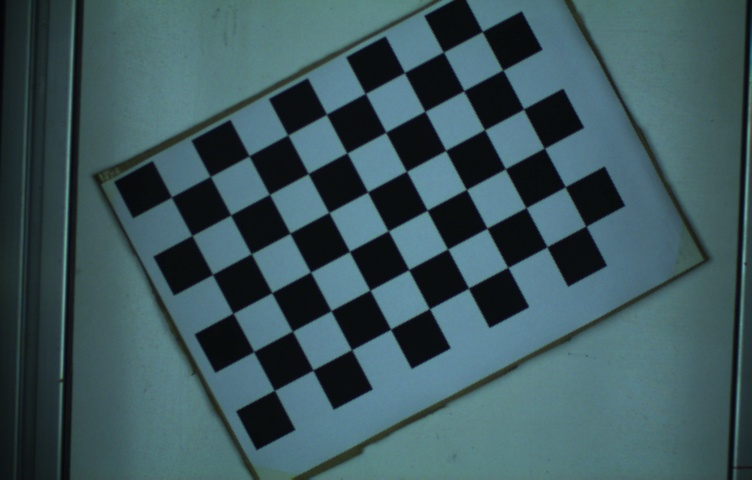
#> input picture sqare/25.jpg, 752 x 480 px, found by its file name
$ python measure_it.py   (Python 2 division)   (older library calls are emulated)
#> lines starting #> are read from the running program, lines starting #| are printed output that depends on the picture
### source/camera_measure.py
#!/usr/bin/env python
# -*- coding:utf-8 -*-

import cv2
import json
import math
import numpy as np

class measure(object):
    def __init__(self, caminfo):
        self._camera_info_file = caminfo

        self._cameraMatrix = 0
        self._cameraDist = 0
        self._pixel2mm = 0
        self._mapX = 0
        self._mapY = 0


    def loadCamInfo(self):
        '''
        cameraMatrix
            f_x 0  c_x
            0  f_y c_y
            0   0   1

        distCoeffs
            k1, k2, p1, p2, k3

        rate
        '''
        print 'loading camera info from %s...'%self._camera_info_file
        self._cameraMatrix = np.zeros((3,3), dtype=np.float64)
        self._cameraDist = np.zeros((1,5), dtype=np.float64)
        with open(self._camera_info_file, 'r') as f:
            jsData = json.load(f)
            self._cameraMatrix[0][0] = jsData[0]['f_x']
            self._cameraMatrix[0][2] = jsData[0]['c_x']
            self._cameraMatrix[1][1] = jsData[0]['f_y']
            self._cameraMatrix[1][2] = jsData[0]['c_y']
            self._cameraMatrix[2][2] = 1.0

            self._cameraDist[0][0] = jsData[1]['k1']
            self._cameraDist[0][1] = jsData[1]['k2']
            self._cameraDist[0][2] = jsData[1]['p1']
            self._cameraDist[0][3] = jsData[1]['p2']
            self._cameraDist[0][4] = jsData[1]['k3']

            self._pixel2mm = jsData[2]['pixel2mm']
        print '    done!'


    def generateMap(self, remap_size):
        self._mapX, self._mapY = cv2.initUndistortRectifyMap(self._cameraMatrix, \
                                                             self._cameraDist, \
                                                             None, \
                                                             None, \
                                                             remap_size, \
                                                             cv2.CV_32FC1)


    def remapImage(self, image):
        remapedImage = cv2.remap(image, self._mapX, self._mapY, cv2.INTER_LINEAR)
        return remapedImage


    def measure_line(self, p1, p2):
        npPoints = np.zeros((2,1,2), dtype=np.float32)
        remapedPoints = np.zeros((2,1,2), dtype=np.float32)
        npPoints[0][0] = p1
        npPoints[1][0] = p2
        # remap points
        cv2.cv.UndistortPoints(cv2.cv.fromarray(npPoints), \
                               cv2.cv.fromarray(remapedPoints), \
                               cv2.cv.fromarray(self._cameraMatrix), \
                               cv2.cv.fromarray(self._cameraDist), \
                               P=cv2.cv.fromarray(self._cameraMatrix))
        distance = math.sqrt(math.pow(remapedPoints[0][0][0]-remapedPoints[1][0][0],2) + \
                             math.pow(remapedPoints[0][0][1]-remapedPoints[1][0][1],2))
        return distance*self._pixel2mm

'''
def main():
    baseDir = 'C:/Users/yayo/Desktop/calibrate'
    caminfo = baseDir + '/sqare_caminfo.json'

    imageFile = baseDir + '/sqare/25.jpg'
    image = cv2.imread(imageFile)

    remap_size = (image.shape[1]*2, image.shape[0]*2)
    me = measure(caminfo)
    me.loadCamInfo()
    me.generateMap(remap_size)
    remaped = me.remapImage(image)

    dist = me.measure_line((310,272), (526,207))
    print 'distance: %.4f mm'%dist

    cv2.imshow('source', image)
    cv2.imshow('remaped', remaped)
    cv2.waitKey(0)


if __name__ == '__main__':
    main()
'''

### measure_it.py
#!/usr/bin/env python
# -*- coding:utf-8 -*-

import cv2
from camera_measure import measure

baseDir = 'C:/Users/yayo/Desktop/calibrate'
caminfo = baseDir + '/sqare_caminfo.json'

# test
imageFile = baseDir + '/sqare/25.jpg'
image = cv2.imread(imageFile)
#> image is the input picture: shape (480, 752, 3); mean B, G, R 92.6, 87, 60.9

remap_size = (image.shape[1]*2, image.shape[0]*2)
#> remap_size = (1504, 960)
me = measure(caminfo)
me.loadCamInfo()
#> (reads sqare_caminfo.json from the repository)
me.generateMap(remap_size)
remaped = me.remapImage(image)
#> in remapImage, `remapedImage = cv2.remap(image, self._mapX, self._mapY, cv2.INTER_LINE..`:
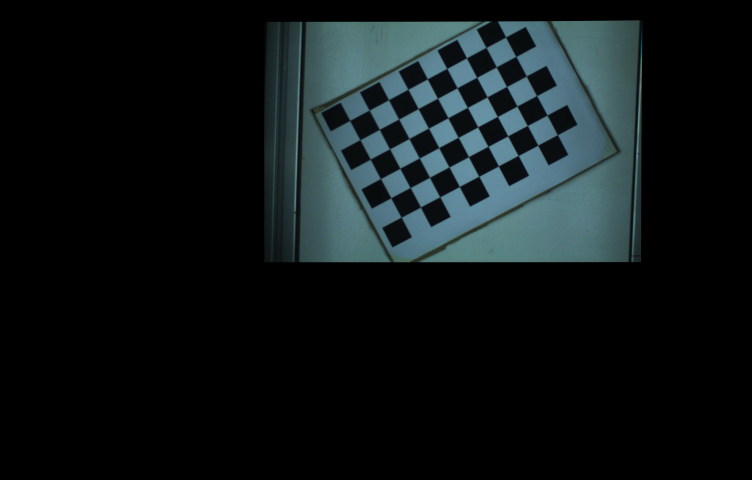
#> remapedImage: shape (960, 1504, 3) (shown at 1/2 size); mean B, G, R 23.3, 21.9, 15.3

dist = me.measure_line((310,272), (526,207))
#> (the run stopped early here; a loop or call above may not have finished)
